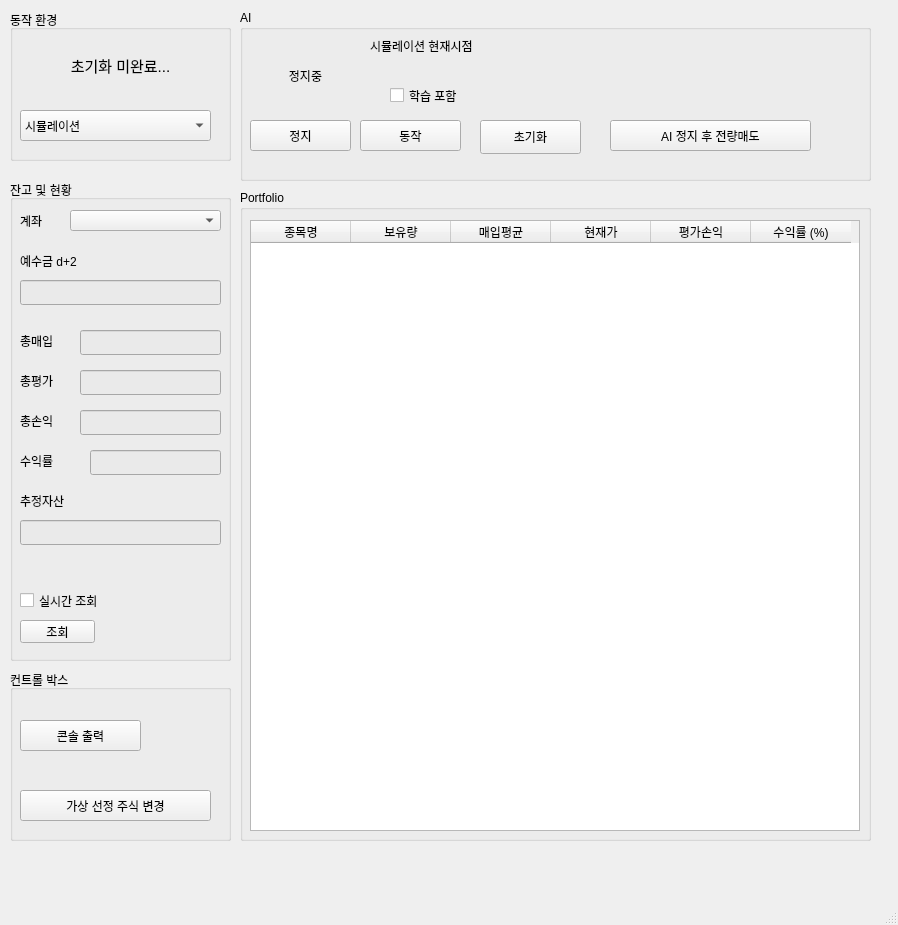
<?xml version="1.0" encoding="UTF-8"?>
<ui version="4.0">
 <class>MainWindow</class>
 <widget class="QMainWindow" name="MainWindow">
  <property name="geometry">
   <rect>
    <x>0</x>
    <y>0</y>
    <width>898</width>
    <height>925</height>
   </rect>
  </property>
  <property name="windowTitle">
   <string>PyTrader v0.4</string>
  </property>
  <property name="windowIcon">
   <iconset>
    <normaloff>money-graph-with-up-arrow.png</normaloff>money-graph-with-up-arrow.png</iconset>
  </property>
  <widget class="QWidget" name="centralwidget">
   <widget class="QGroupBox" name="groupBox">
    <property name="geometry">
     <rect>
      <x>10</x>
      <y>180</y>
      <width>221</width>
      <height>481</height>
     </rect>
    </property>
    <property name="title">
     <string>잔고 및 현황</string>
    </property>
    <widget class="QLabel" name="label">
     <property name="geometry">
      <rect>
       <x>10</x>
       <y>30</y>
       <width>56</width>
       <height>21</height>
      </rect>
     </property>
     <property name="text">
      <string>계좌</string>
     </property>
    </widget>
    <widget class="QComboBox" name="comboBox">
     <property name="geometry">
      <rect>
       <x>60</x>
       <y>30</y>
       <width>151</width>
       <height>21</height>
      </rect>
     </property>
    </widget>
    <widget class="QLabel" name="label_2">
     <property name="geometry">
      <rect>
       <x>10</x>
       <y>70</y>
       <width>91</width>
       <height>21</height>
      </rect>
     </property>
     <property name="text">
      <string>예수금 d+2</string>
     </property>
    </widget>
    <widget class="QLabel" name="label_3">
     <property name="geometry">
      <rect>
       <x>10</x>
       <y>150</y>
       <width>56</width>
       <height>21</height>
      </rect>
     </property>
     <property name="text">
      <string>총매입</string>
     </property>
    </widget>
    <widget class="QLabel" name="label_4">
     <property name="geometry">
      <rect>
       <x>10</x>
       <y>190</y>
       <width>56</width>
       <height>21</height>
      </rect>
     </property>
     <property name="text">
      <string>총평가</string>
     </property>
    </widget>
    <widget class="QLabel" name="label_5">
     <property name="geometry">
      <rect>
       <x>10</x>
       <y>230</y>
       <width>56</width>
       <height>21</height>
      </rect>
     </property>
     <property name="text">
      <string>총손익</string>
     </property>
    </widget>
    <widget class="QLabel" name="label_6">
     <property name="geometry">
      <rect>
       <x>10</x>
       <y>310</y>
       <width>71</width>
       <height>21</height>
      </rect>
     </property>
     <property name="text">
      <string>추정자산</string>
     </property>
    </widget>
    <widget class="QLabel" name="label_7">
     <property name="geometry">
      <rect>
       <x>10</x>
       <y>270</y>
       <width>61</width>
       <height>21</height>
      </rect>
     </property>
     <property name="text">
      <string>수익률</string>
     </property>
    </widget>
    <widget class="QLineEdit" name="lineEdit_value_total">
     <property name="geometry">
      <rect>
       <x>10</x>
       <y>340</y>
       <width>201</width>
       <height>25</height>
      </rect>
     </property>
     <property name="cursor">
      <cursorShape>ArrowCursor</cursorShape>
     </property>
     <property name="styleSheet">
      <string notr="true">background-color: rgb(234, 234, 234)</string>
     </property>
     <property name="readOnly">
      <bool>true</bool>
     </property>
    </widget>
    <widget class="QLineEdit" name="lineEdit_buy_total">
     <property name="geometry">
      <rect>
       <x>70</x>
       <y>150</y>
       <width>141</width>
       <height>25</height>
      </rect>
     </property>
     <property name="cursor">
      <cursorShape>ArrowCursor</cursorShape>
     </property>
     <property name="styleSheet">
      <string notr="true">background-color: rgb(234, 234, 234)</string>
     </property>
     <property name="readOnly">
      <bool>true</bool>
     </property>
    </widget>
    <widget class="QLineEdit" name="lineEdit_value_my_assets">
     <property name="geometry">
      <rect>
       <x>70</x>
       <y>190</y>
       <width>141</width>
       <height>25</height>
      </rect>
     </property>
     <property name="cursor">
      <cursorShape>ArrowCursor</cursorShape>
     </property>
     <property name="styleSheet">
      <string notr="true">background-color: rgb(234, 234, 234)</string>
     </property>
     <property name="readOnly">
      <bool>true</bool>
     </property>
    </widget>
    <widget class="QLineEdit" name="lineEdit_profit_total">
     <property name="geometry">
      <rect>
       <x>70</x>
       <y>230</y>
       <width>141</width>
       <height>25</height>
      </rect>
     </property>
     <property name="cursor">
      <cursorShape>ArrowCursor</cursorShape>
     </property>
     <property name="styleSheet">
      <string notr="true">background-color: rgb(234, 234, 234)</string>
     </property>
     <property name="readOnly">
      <bool>true</bool>
     </property>
    </widget>
    <widget class="QLineEdit" name="lineEdit_rate_total">
     <property name="geometry">
      <rect>
       <x>80</x>
       <y>270</y>
       <width>131</width>
       <height>25</height>
      </rect>
     </property>
     <property name="cursor">
      <cursorShape>ArrowCursor</cursorShape>
     </property>
     <property name="styleSheet">
      <string notr="true">background-color: rgb(234, 234, 234)</string>
     </property>
     <property name="readOnly">
      <bool>true</bool>
     </property>
    </widget>
    <widget class="QLineEdit" name="lineEdit_deposit">
     <property name="geometry">
      <rect>
       <x>10</x>
       <y>100</y>
       <width>201</width>
       <height>25</height>
      </rect>
     </property>
     <property name="cursor">
      <cursorShape>ArrowCursor</cursorShape>
     </property>
     <property name="toolTipDuration">
      <number>-1</number>
     </property>
     <property name="styleSheet">
      <string notr="true">background-color: rgb(234, 234, 234)</string>
     </property>
     <property name="readOnly">
      <bool>true</bool>
     </property>
    </widget>
    <widget class="QCheckBox" name="checkBox">
     <property name="geometry">
      <rect>
       <x>10</x>
       <y>410</y>
       <width>131</width>
       <height>21</height>
      </rect>
     </property>
     <property name="text">
      <string>실시간 조회</string>
     </property>
    </widget>
    <widget class="QPushButton" name="pushButton_2">
     <property name="geometry">
      <rect>
       <x>10</x>
       <y>440</y>
       <width>75</width>
       <height>23</height>
      </rect>
     </property>
     <property name="text">
      <string>조회</string>
     </property>
    </widget>
   </widget>
   <widget class="QGroupBox" name="groupBox_2">
    <property name="geometry">
     <rect>
      <x>240</x>
      <y>190</y>
      <width>631</width>
      <height>651</height>
     </rect>
    </property>
    <property name="title">
     <string>Portfolio</string>
    </property>
    <widget class="QGroupBox" name="groupBox_4">
     <property name="geometry">
      <rect>
       <x>670</x>
       <y>-140</y>
       <width>611</width>
       <height>131</height>
      </rect>
     </property>
     <property name="title">
      <string>잔고확인</string>
     </property>
     <widget class="QTableWidget" name="tableWidget_3">
      <property name="geometry">
       <rect>
        <x>10</x>
        <y>20</y>
        <width>591</width>
        <height>61</height>
       </rect>
      </property>
      <column>
       <property name="text">
        <string>예수금</string>
       </property>
      </column>
      <column>
       <property name="text">
        <string>총매입</string>
       </property>
      </column>
      <column>
       <property name="text">
        <string>총평가</string>
       </property>
      </column>
      <column>
       <property name="text">
        <string>총손익</string>
       </property>
      </column>
      <column>
       <property name="text">
        <string>총수익률</string>
       </property>
      </column>
      <column>
       <property name="text">
        <string>추정자산</string>
       </property>
      </column>
     </widget>
     <widget class="QPushButton" name="pushButton_3">
      <property name="geometry">
       <rect>
        <x>490</x>
        <y>90</y>
        <width>75</width>
        <height>23</height>
       </rect>
      </property>
      <property name="text">
       <string>현금주문</string>
      </property>
     </widget>
    </widget>
    <widget class="QTableWidget" name="tableWidget_2">
     <property name="geometry">
      <rect>
       <x>10</x>
       <y>30</y>
       <width>610</width>
       <height>611</height>
      </rect>
     </property>
     <column>
      <property name="text">
       <string>종목명</string>
      </property>
     </column>
     <column>
      <property name="text">
       <string>보유량</string>
      </property>
     </column>
     <column>
      <property name="text">
       <string>매입평균</string>
      </property>
     </column>
     <column>
      <property name="text">
       <string>현재가</string>
      </property>
     </column>
     <column>
      <property name="text">
       <string>평가손익</string>
      </property>
     </column>
     <column>
      <property name="text">
       <string>수익률 (%)</string>
      </property>
     </column>
    </widget>
   </widget>
   <widget class="QGroupBox" name="groupBox_5">
    <property name="geometry">
     <rect>
      <x>10</x>
      <y>10</y>
      <width>221</width>
      <height>151</height>
     </rect>
    </property>
    <property name="title">
     <string>동작 환경</string>
    </property>
    <widget class="QComboBox" name="comboBox_operating_env">
     <property name="geometry">
      <rect>
       <x>10</x>
       <y>100</y>
       <width>191</width>
       <height>31</height>
      </rect>
     </property>
     <item>
      <property name="text">
       <string>시뮬레이션</string>
      </property>
     </item>
     <item>
      <property name="text">
       <string>모의투자</string>
      </property>
     </item>
     <item>
      <property name="text">
       <string>실제투자</string>
      </property>
     </item>
    </widget>
    <widget class="QLabel" name="label_operating_env">
     <property name="geometry">
      <rect>
       <x>30</x>
       <y>40</y>
       <width>161</width>
       <height>31</height>
      </rect>
     </property>
     <property name="font">
      <font>
       <pointsize>11</pointsize>
      </font>
     </property>
     <property name="layoutDirection">
      <enum>Qt::LeftToRight</enum>
     </property>
     <property name="text">
      <string>초기화 미완료...</string>
     </property>
     <property name="alignment">
      <set>Qt::AlignCenter</set>
     </property>
    </widget>
   </widget>
   <widget class="QGroupBox" name="groupBox_3">
    <property name="geometry">
     <rect>
      <x>10</x>
      <y>670</y>
      <width>221</width>
      <height>171</height>
     </rect>
    </property>
    <property name="title">
     <string>컨트롤 박스</string>
    </property>
    <widget class="QPushButton" name="pushButton_4">
     <property name="geometry">
      <rect>
       <x>10</x>
       <y>50</y>
       <width>121</width>
       <height>31</height>
      </rect>
     </property>
     <property name="text">
      <string>콘솔 출력</string>
     </property>
    </widget>
    <widget class="QPushButton" name="pushButton_200list_stock_change">
     <property name="geometry">
      <rect>
       <x>10</x>
       <y>120</y>
       <width>191</width>
       <height>31</height>
      </rect>
     </property>
     <property name="text">
      <string>가상 선정 주식 변경</string>
     </property>
    </widget>
   </widget>
   <widget class="QGroupBox" name="groupBox_6">
    <property name="geometry">
     <rect>
      <x>240</x>
      <y>10</y>
      <width>631</width>
      <height>171</height>
     </rect>
    </property>
    <property name="title">
     <string>AI</string>
    </property>
    <widget class="QPushButton" name="pushButton_ai_operate">
     <property name="geometry">
      <rect>
       <x>120</x>
       <y>110</y>
       <width>101</width>
       <height>31</height>
      </rect>
     </property>
     <property name="text">
      <string>동작</string>
     </property>
    </widget>
    <widget class="QPushButton" name="pushButton_ai_stop">
     <property name="geometry">
      <rect>
       <x>10</x>
       <y>110</y>
       <width>101</width>
       <height>31</height>
      </rect>
     </property>
     <property name="text">
      <string>정지</string>
     </property>
    </widget>
    <widget class="QLabel" name="label_ai_status">
     <property name="geometry">
      <rect>
       <x>30</x>
       <y>50</y>
       <width>71</width>
       <height>31</height>
      </rect>
     </property>
     <property name="text">
      <string>정지중</string>
     </property>
     <property name="alignment">
      <set>Qt::AlignCenter</set>
     </property>
    </widget>
    <widget class="QCheckBox" name="checkBox_include_learning">
     <property name="geometry">
      <rect>
       <x>150</x>
       <y>70</y>
       <width>111</width>
       <height>31</height>
      </rect>
     </property>
     <property name="text">
      <string>학습 포함</string>
     </property>
    </widget>
    <widget class="QLabel" name="label_simulation_time_at">
     <property name="geometry">
      <rect>
       <x>130</x>
       <y>20</y>
       <width>211</width>
       <height>31</height>
      </rect>
     </property>
     <property name="text">
      <string>시뮬레이션 현재시점</string>
     </property>
    </widget>
    <widget class="QPushButton" name="pushButton_AI_initialize">
     <property name="geometry">
      <rect>
       <x>240</x>
       <y>110</y>
       <width>101</width>
       <height>34</height>
      </rect>
     </property>
     <property name="text">
      <string>초기화</string>
     </property>
    </widget>
    <widget class="QPushButton" name="pushButton_AI_stopAndSellThemAll">
     <property name="geometry">
      <rect>
       <x>370</x>
       <y>110</y>
       <width>201</width>
       <height>31</height>
      </rect>
     </property>
     <property name="text">
      <string>AI 정지 후 전량매도</string>
     </property>
    </widget>
   </widget>
  </widget>
  <widget class="QMenuBar" name="menubar">
   <property name="geometry">
    <rect>
     <x>0</x>
     <y>0</y>
     <width>898</width>
     <height>31</height>
    </rect>
   </property>
  </widget>
  <widget class="QStatusBar" name="statusbar"/>
 </widget>
 <resources/>
 <connections/>
</ui>
